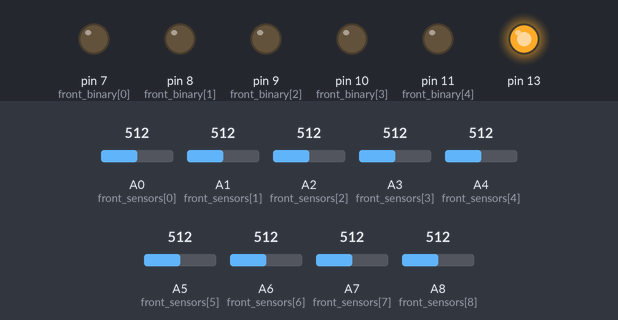
Recording of a sketch running on a simulated Arduino Mega 2560, built with avr-gcc and run on an emulated ATmega2560. Parts: output pins drawn as LEDs (lit = HIGH). Inputs (shaded band) come from the test bench; at power-on: A0 (front_sensors[0]) = 512, A1 (front_sensors[1]) = 512, A2 (front_sensors[2]) = 512, A3 (front_sensors[3]) = 512, A4 (front_sensors[4]) = 512, A5 (front_sensors[5]) = 512, A6 (front_sensors[6]) = 512, A7 (front_sensors[7]) = 512, A8 (front_sensors[8]) = 512. What the sketch prints to the serial monitor is not drawn.

Above: at 11.2 s.
11.3 s: A0 (front_sensors[0]) set to 444
12.8 s: A0 (front_sensors[0]) set to 426
At 14.0 s:
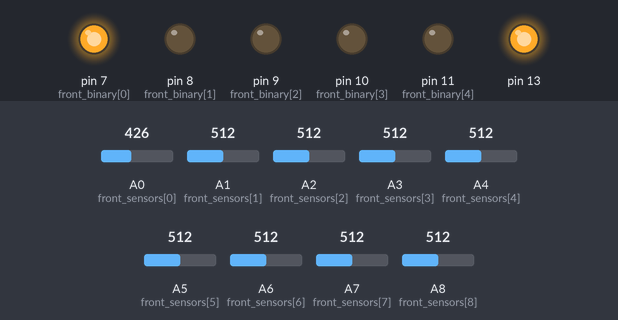
14.3 s: A1 (front_sensors[1]) set to 435
15.8 s: A1 (front_sensors[1]) set to 412
At 16.5 s:
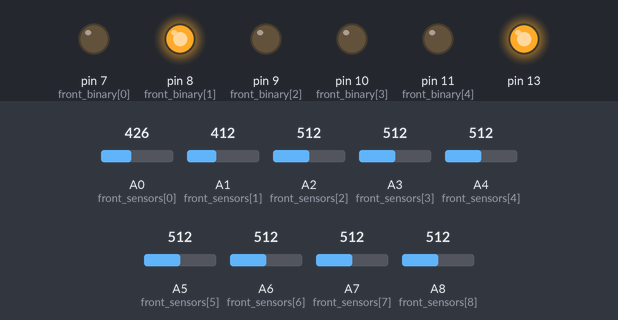
17.3 s: A2 (front_sensors[2]) set to 430
18.8 s: A2 (front_sensors[2]) set to 402
At 19.9 s:
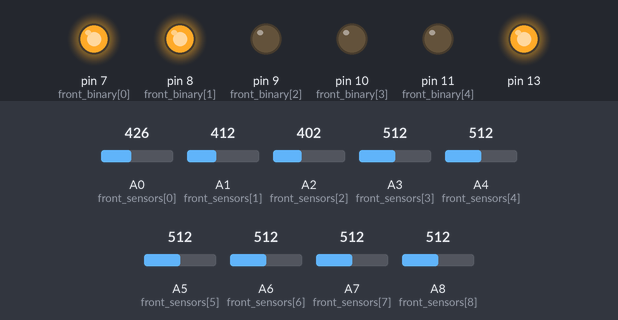
Timing chart, 0 to 21.3 s (numbered marks = the images above; inputs shaded):
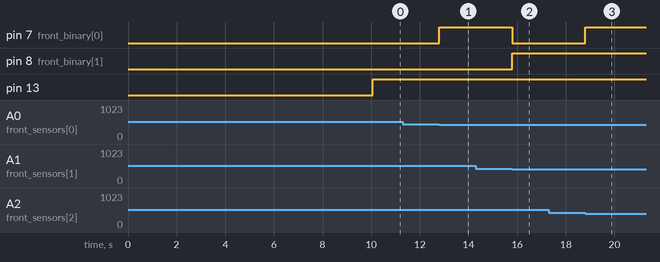

The sketch:

front_sensors_calibration.ino
```cpp
#define nr_front_sensors 9
int front_sensors[nr_front_sensors]={A0,A1,A2,A3,A4,A5,A6,A7,A8};
int front_binary[5]={7,8,9,10,11};
int nr_samples=10000;
long long  sensors_sum[nr_front_sensors];
double sensors_average[nr_front_sensors];

void setup() {
  Serial.begin(115200);
  for(int i=0; i<nr_front_sensors ;i++)
  {
    pinMode(front_sensors[i],INPUT);
  }
   for(int i=0; i<5 ;i++)
  {
    pinMode(front_binary[i],OUTPUT);
  }


  for(int i=0;i<nr_samples;i++)
  {
    for(int j=0;j<nr_front_sensors;j++)
      {
        sensors_sum[j]+=analogRead(front_sensors[j]);
      }

  }
   for(int j=0;j<nr_front_sensors;j++)
      {
        sensors_average[j]=sensors_sum[j]/nr_samples;
      }
  Serial.print("Started");
}
void set_front_binary(int value)
{
  for(int i=0;i<5;i++)
  {
    if(value%2==1)
      digitalWrite(front_binary[i],HIGH);
    else
      digitalWrite(front_binary[i],LOW);
      value=value/2;
  }

}
void loop() {

  analogWrite(13,255);
  double min=32000;;
  int sensor_triggered=-1;
  double value=33;
  for(int j=0;j<nr_front_sensors;j++)
  {
    value=analogRead(front_sensors[j])/sensors_average[j];
    if(value<min&&value <0.85)
      {
        min=value;
        sensor_triggered=j;
      }

  }
if(min!=32000)
{
  set_front_binary(sensor_triggered+1);
   Serial.print(sensor_triggered+1);
 Serial.print(" ");
  Serial.print(min);

  Serial.println();
}
else
{
  set_front_binary(0);
}

// for(int j=0;j<nr_front_sensors;j++)
//  {
//    Serial.print(sensors_average[j]);
//    Serial.print(" ");
//  }

//delay(50);


}
```

Measured:
- the behaviour switches between 436 and 435 on A0 (front_sensors[0]) (found by bisection; images 0 and 1)
- the behaviour switches between 426 and 425 on A1 (front_sensors[1]) (found by bisection; images 1 and 2)
- the behaviour switches between 412 and 411 on A2 (front_sensors[2]) (found by bisection; images 2 and 3)
- after the input at 12.8 s, pin 7 (front_binary[0]): LOW → HIGH at once
- after the input at 15.8 s, pin 7 (front_binary[0]): HIGH → LOW at once; pin 8 (front_binary[1]): LOW → HIGH at once
- after the input at 18.8 s, pin 7 (front_binary[0]): LOW → HIGH at once
